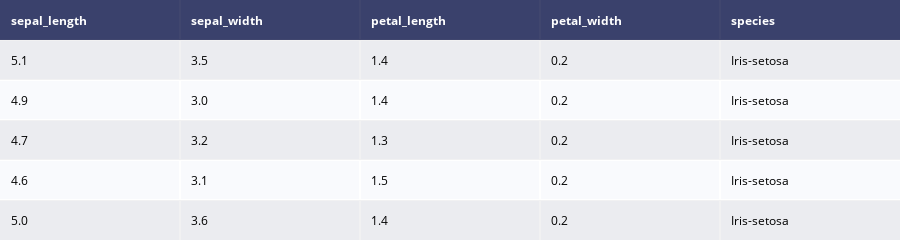

Notebook cell for this chart:
### Code cell
#visualising data
table = ff.create_table(iris.head())
py.iplot(table,filename='jupyter-table1')

### Figure 1 — Plotly figure (JSON) as saved in the notebook; plotly's stock layout.template omitted (floating-point values rounded to 4 significant figures)
{"data": [{"colorscale": [[0, "#00083e"], [0.5, "#ededee"], [1, "#ffffff"]], "hoverinfo": "none", "opacity": 0.75, "showscale": false, "type": "heatmap", "z": [[0, 0, 0, 0, 0], [0.5, 0.5, 0.5, 0.5, 0.5], [1, 1, 1, 1, 1], [0.5, 0.5, 0.5, 0.5, 0.5], [1, 1, 1, 1, 1], [0.5, 0.5, 0.5, 0.5, 0.5]]}], "layout": {"annotations": [{"align": "left", "font": {"color": "#ffffff"}, "showarrow": false, "text": "<b>sepal_length</b>", "x": -0.45, "xanchor": "left", "xref": "x", "y": 0, "yref": "y"}, {"align": "left", "font": {"color": "#ffffff"}, "showarrow": false, "text": "<b>sepal_width</b>", "x": 0.55, "xanchor": "left", "xref": "x", "y": 0, "yref": "y"}, {"align": "left", "font": {"color": "#ffffff"}, "showarrow": false, "text": "<b>petal_length</b>", "x": 1.55, "xanchor": "left", "xref": "x", "y": 0, "yref": "y"}, {"align": "left", "font": {"color": "#ffffff"}, "showarrow": false, "text": "<b>petal_width</b>", "x": 2.55, "xanchor": "left", "xref": "x", "y": 0, "yref": "y"}, {"align": "left", "font": {"color": "#ffffff"}, "showarrow": false, "text": "<b>species</b>", "x": 3.55, "xanchor": "left", "xref": "x", "y": 0, "yref": "y"}, {"align": "left", "font": {"color": "#000000"}, "showarrow": false, "text": "5.1", "x": -0.45, "xanchor": "left", "xref": "x", "y": 1, "yref": "y"}, {"align": "left", "font": {"color": "#000000"}, "showarrow": false, "text": "3.5", "x": 0.55, "xanchor": "left", "xref": "x", "y": 1, "yref": "y"}, {"align": "left", "font": {"color": "#000000"}, "showarrow": false, "text": "1.4", "x": 1.55, "xanchor": "left", "xref": "x", "y": 1, "yref": "y"}, {"align": "left", "font": {"color": "#000000"}, "showarrow": false, "text": "0.2", "x": 2.55, "xanchor": "left", "xref": "x", "y": 1, "yref": "y"}, {"align": "left", "font": {"color": "#000000"}, "showarrow": false, "text": "Iris-setosa", "x": 3.55, "xanchor": "left", "xref": "x", "y": 1, "yref": "y"}, {"align": "left", "font": {"color": "#000000"}, "showarrow": false, "text": "4.9", "x": -0.45, "xanchor": "left", "xref": "x", "y": 2, "yref": "y"}, {"align": "left", "font": {"color": "#000000"}, "showarrow": false, "text": "3.0", "x": 0.55, "xanchor": "left", "xref": "x", "y": 2, "yref": "y"}, {"align": "left", "font": {"color": "#000000"}, "showarrow": false, "text": "1.4", "x": 1.55, "xanchor": "left", "xref": "x", "y": 2, "yref": "y"}, {"align": "left", "font": {"color": "#000000"}, "showarrow": false, "text": "0.2", "x": 2.55, "xanchor": "left", "xref": "x", "y": 2, "yref": "y"}, {"align": "left", "font": {"color": "#000000"}, "showarrow": false, "text": "Iris-setosa", "x": 3.55, "xanchor": "left", "xref": "x", "y": 2, "yref": "y"}, {"align": "left", "font": {"color": "#000000"}, "showarrow": false, "text": "4.7", "x": -0.45, "xanchor": "left", "xref": "x", "y": 3, "yref": "y"}, {"align": "left", "font": {"color": "#000000"}, "showarrow": false, "text": "3.2", "x": 0.55, "xanchor": "left", "xref": "x", "y": 3, "yref": "y"}, {"align": "left", "font": {"color": "#000000"}, "showarrow": false, "text": "1.3", "x": 1.55, "xanchor": "left", "xref": "x", "y": 3, "yref": "y"}, {"align": "left", "font": {"color": "#000000"}, "showarrow": false, "text": "0.2", "x": 2.55, "xanchor": "left", "xref": "x", "y": 3, "yref": "y"}, {"align": "left", "font": {"color": "#000000"}, "showarrow": false, "text": "Iris-setosa", "x": 3.55, "xanchor": "left", "xref": "x", "y": 3, "yref": "y"}, {"align": "left", "font": {"color": "#000000"}, "showarrow": false, "text": "4.6", "x": -0.45, "xanchor": "left", "xref": "x", "y": 4, "yref": "y"}, {"align": "left", "font": {"color": "#000000"}, "showarrow": false, "text": "3.1", "x": 0.55, "xanchor": "left", "xref": "x", "y": 4, "yref": "y"}, {"align": "left", "font": {"color": "#000000"}, "showarrow": false, "text": "1.5", "x": 1.55, "xanchor": "left", "xref": "x", "y": 4, "yref": "y"}, {"align": "left", "font": {"color": "#000000"}, "showarrow": false, "text": "0.2", "x": 2.55, "xanchor": "left", "xref": "x", "y": 4, "yref": "y"}, {"align": "left", "font": {"color": "#000000"}, "showarrow": false, "text": "Iris-setosa", "x": 3.55, "xanchor": "left", "xref": "x", "y": 4, "yref": "y"}, {"align": "left", "font": {"color": "#000000"}, "showarrow": false, "text": "5.0", "x": -0.45, "xanchor": "left", "xref": "x", "y": 5, "yref": "y"}, {"align": "left", "font": {"color": "#000000"}, "showarrow": false, "text": "3.6", "x": 0.55, "xanchor": "left", "xref": "x", "y": 5, "yref": "y"}, {"align": "left", "font": {"color": "#000000"}, "showarrow": false, "text": "1.4", "x": 1.55, "xanchor": "left", "xref": "x", "y": 5, "yref": "y"}, {"align": "left", "font": {"color": "#000000"}, "showarrow": false, "text": "0.2", "x": 2.55, "xanchor": "left", "xref": "x", "y": 5, "yref": "y"}, {"align": "left", "font": {"color": "#000000"}, "showarrow": false, "text": "Iris-setosa", "x": 3.55, "xanchor": "left", "xref": "x", "y": 5, "yref": "y"}], "height": 230, "margin": {"b": 0, "l": 0, "r": 0, "t": 0}, "xaxis": {"dtick": 1, "gridwidth": 2, "showticklabels": false, "tick0": -0.5, "ticks": "", "zeroline": false}, "yaxis": {"autorange": "reversed", "dtick": 1, "gridwidth": 2, "showticklabels": false, "tick0": 0.5, "ticks": "", "zeroline": false}}}
